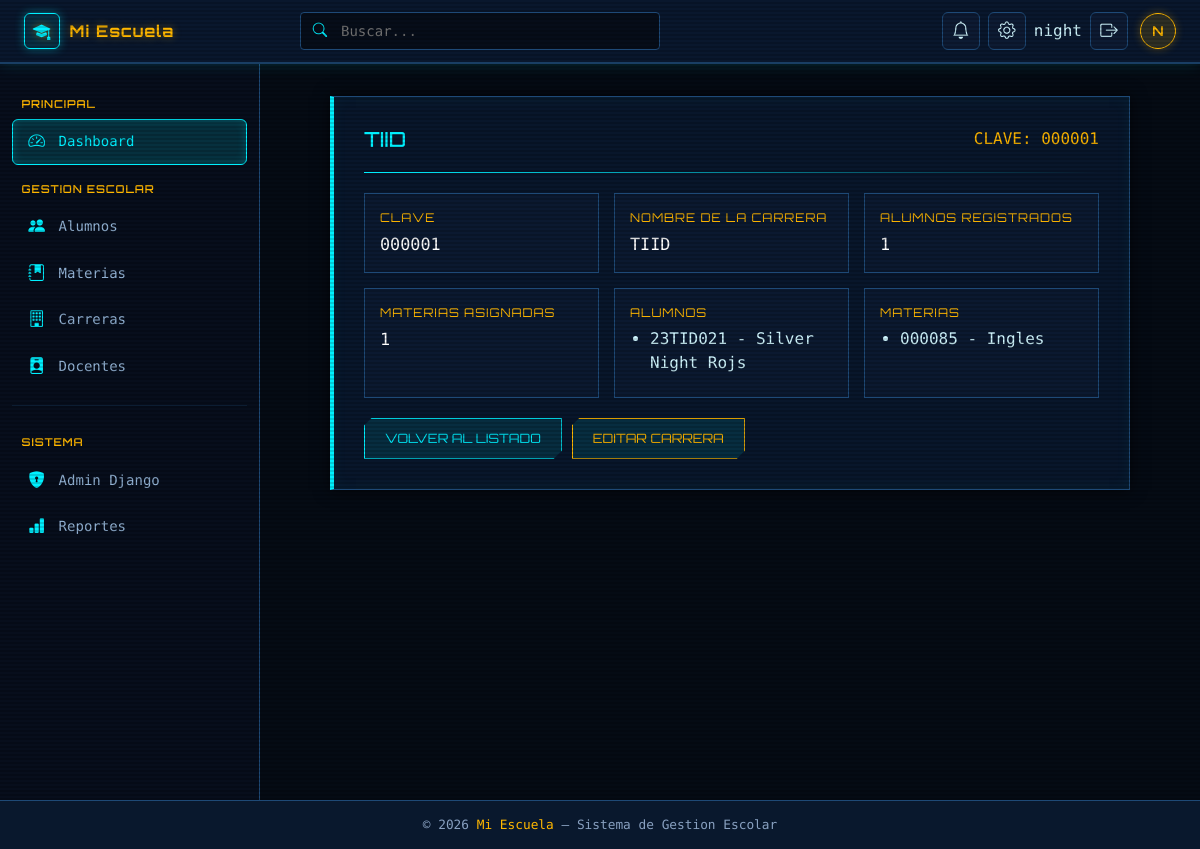
The app's page /carrera/1/ (signed in) with its own data.
### dark/models.py (models this page shows, shortened)
class Patos(models.Model):
    clave = models.CharField(verbose_name='Clave', max_length=8, unique=True)
    carrera = models.CharField(verbose_name='Nombre Carrera', max_length=50)
    class Meta:
        verbose_name = 'Carrera'
        verbose_name_plural = 'Carreras'

class Alumno(models.Model):
    matricula = models.CharField(verbose_name='Matricula', max_length=8, unique=True)
    nombre = models.CharField(verbose_name='Nombre alumno', max_length=50)
    apellido_paterno = models.CharField(verbose_name='Apellido paterno', max_length=100)
    apellido_materno = models.CharField(verbose_name='Apellido materno', max_length=100)
    edad = models.IntegerField(verbose_name='Edad')
    fecha_registro = models.DateTimeField(auto_now_add=True)
    carrera = models.ForeignKey('Patos', on_delete=models.PROTECT, verbose_name='Carrera')

class Materia(models.Model):
    clave = models.CharField(verbose_name='Clave', max_length=8, unique=True)
    nombre = models.CharField(verbose_name='Nombre de la materia', max_length=100)
    carrera = models.ForeignKey(
        Patos,
        on_delete=models.PROTECT,
        verbose_name='Carrera',
    )
    class Meta:
        ordering = ['carrera__clave', 'clave']
        verbose_name = 'Materia'
        verbose_name_plural = 'Materias'

### dark/views.py (the view)
# urls.py: path('carrera/<int:pk>/', views.detalle_carrera, name='detalle_carrera'),
@login_required
def detalle_carrera(request, pk):
    carrera = get_object_or_404(
        Patos.objects.prefetch_related('alumno_set', 'materia_set'),
        pk=pk,
    )
    return render(request, 'detalle_carrera.html', {'carrera': carrera})

### dark/templates/detalle_carrera.html (shortened to what this page needs)
{% extends "base.html" %}
{% block contenido %}
<div class="scanlines"></div>
<section class="hud-card">
    <header style="display: flex; justify-content: space-between; align-items: center; flex-wrap: wrap; gap: 10px;">
        <h1 style="font-family: var(--font-heading); color: var(--hud-blue); font-size: 1.3rem; margin: 0;">
            {{ carrera.carrera }}
        </h1>
        <span style="color: var(--hud-gold); font-family: var(--font-mono);">CLAVE: {{ carrera.clave }}</span>
    </header>
    <div class="hud-divider"></div>
    <div class="detalle-grid">
        <div class="detalle-item">
            <span class="detalle-label">Clave</span>
            <span class="detalle-valor">{{ carrera.clave }}</span>
        </div>
        <div class="detalle-item">
            <span class="detalle-label">Nombre de la carrera</span>
            <span class="detalle-valor">{{ carrera.carrera }}</span>
        </div>
        <div class="detalle-item">
            <span class="detalle-label">Alumnos registrados</span>
            <span class="detalle-valor">{{ carrera.alumno_set.count }}</span>
        </div>
        <div class="detalle-item">
            <span class="detalle-label">Materias asignadas</span>
            <span class="detalle-valor">{{ carrera.materia_set.count }}</span>
        </div>
        <div class="detalle-item">
            <span class="detalle-label">Alumnos</span>
            {% with alumnos=carrera.alumno_set.all %}
                {% if alumnos %}
                <ul class="detalle-lista">
                    {% for alumno in alumnos %}
                    <li>{{ alumno.matricula }} - {{ alumno.nombre }} {{ alumno.apellido_paterno }} {{ alumno.apellido_materno }}</li>
                    {% endfor %}
                </ul>
                {% else %}
                <span class="detalle-valor">Sin alumnos registrados</span>
                {% endif %}
            {% endwith %}
        </div>
        <div class="detalle-item">
            <span class="detalle-label">Materias</span>
            {% with materias=carrera.materia_set.all %}
                {% if materias %}
                <ul class="detalle-lista">
                    {% for materia in materias %}
                    <li>{{ materia.clave }} - {{ materia.nombre }}</li>
                    {% endfor %}
                </ul>
                {% else %}
                <span class="detalle-valor">Sin materias asignadas</span>
                {% endif %}
            {% endwith %}
        </div>
    </div>
    <div style="display: flex; gap: 10px; flex-wrap: wrap;">
        <a href="{% url 'lista_carreras' %}" class="btn-hud">Volver al Listado</a>
        <a href="{% url 'editar_carrera' carrera.pk %}" class="btn-hud" style="border-color: var(--hud-gold); color: var(--hud-gold);">Editar Carrera</a>
    </div>
</section>
{% endblock contenido %}

### dark/templates/base.html (shortened to what this page needs)
{% load static %}
<!DOCTYPE html>
<html lang="es">
<head>
    <link href="https://cdn.jsdelivr.net/npm/bootstrap@5.3.3/dist/css/bootstrap.min.css" rel="stylesheet">
    <link href="https://cdn.jsdelivr.net/npm/bootstrap-icons@1.11.3/font/bootstrap-icons.min.css" rel="stylesheet">
    <link href="{% static 'alumnos/css/base.css' %}" rel="stylesheet">
</head>
<body>
    <header class="top-navbar">
        <a href="#" class="brand">
            <div class="brand-icon">
                <i class="bi bi-mortarboard-fill"></i>
            </div>
            Mi Escuela
        </a>
        <div class="navbar-search d-none d-md-block">
            <div class="search-wrapper">
                <i class="bi bi-search"></i>
                <input type="text" placeholder="Buscar...">
            </div>
        </div>
        <div class="navbar-right">
            <button class="nav-icon-btn" title="Notificaciones">
                <i class="bi bi-bell"></i>
            </button>
            <button class="nav-icon-btn" title="Configuracion">
                <i class="bi bi-gear"></i>
            </button>
            {% if user.is_authenticated %}
            <span class="navbar-username">{{ user.username }}</span>
            <form method="POST" action="{% url 'logout' %}" style="margin:0;">
                <button type="submit" class="nav-icon-btn logout-btn" title="Cerrar sesión">
                    <i class="bi bi-box-arrow-right"></i>
                </button>
            </form>
            {% endif %}
            <div class="avatar" title="{{ user.username }}">{{ user.username|first|upper }}</div>
        </div>
    </header>
    <div class="app-wrapper">
        <aside id="sidebar">
            <div class="sidebar-section">
                <p class="sidebar-label">Principal</p>
                <a href="#" class="sidebar-link active">
                    <i class="bi bi-speedometer2"></i> Dashboard
                </a>
            </div>
            <div class="sidebar-section">
                <p class="sidebar-label">Gestion Escolar</p>
                <a href="{% url 'lista_alumnos' %}" class="sidebar-link">
                    <i class="bi bi-people-fill"></i> Alumnos
                </a>
                <a href="{% url 'lista_materias' %}" class="sidebar-link">
                    <i class="bi bi-journal-bookmark-fill"></i> Materias
                </a>
                <a href="{% url "lista_carreras" %}" class="sidebar-link">
                    <i class="bi bi-building"></i> Carreras
                </a>
                <a href="#" class="sidebar-link">
                    <i class="bi bi-person-badge-fill"></i> Docentes
                </a>
            </div>
            <hr class="sidebar-divider">
            <div class="sidebar-section">
                <p class="sidebar-label">Sistema</p>
                <a href="/admin/" class="sidebar-link">
                    <i class="bi bi-shield-lock-fill"></i> Admin Django
                </a>
                <a href="#" class="sidebar-link">
                    <i class="bi bi-bar-chart-fill"></i> Reportes
                </a>
            </div>
        </aside>
        <main id="main-content">
            {% block contenido %}{% endblock contenido %}
        </main>
    </div>
    <footer>
        &copy; 2026 <span>Mi Escuela</span> &mdash; Sistema de Gestion Escolar
    </footer>
</body>
</html>

### dark/templates/detalle_carrera.html (style rules this page uses)
.hud-card { max-width: 800px; margin: 0 auto; padding: 30px; border: 1px solid var(--hud-border); border-left: 4px solid var(--hud-blue); background: var(--hud-card-bg); box-shadow: 0 0 15px rgba(0, 0, 0, 0.6), inset 0 0 15px rgba(0, 240, 255, 0.05); backdrop-filter: blur(5px); }
.hud-divider { height: 1px; margin: 20px 0; background: linear-gradient(90deg, var(--hud-blue), transparent); }
.detalle-grid { display: grid; grid-template-columns: repeat(auto-fit, minmax(220px, 1fr)); gap: 15px; }
.detalle-item { padding: 15px; border: 1px solid var(--hud-border); background: rgba(15, 30, 55, 0.5); }
.detalle-label { display: block; margin-bottom: 5px; color: var(--hud-gold); font-family: var(--font-heading); font-size: 0.75rem; letter-spacing: 1px; text-transform: uppercase; }
.detalle-valor { color: #fff; font-size: 1.05rem; }
.detalle-lista { margin: 0; padding-left: 1.25rem; }
.detalle-lista li { margin-bottom: 0.4rem; }
.btn-hud { display: inline-block; margin-top: 20px; padding: 10px 20px; border: 1px solid var(--hud-blue); background: rgba(0, 240, 255, 0.1); color: var(--hud-blue); font-family: var(--font-heading); font-size: 0.8rem; text-decoration: none; text-transform: uppercase; transition: all 0.2s ease; clip-path: polygon(8px 0, 100% 0, 100% calc(100% - 8px), calc(100% - 8px) 100%, 0 100%, 0 8px); }

### records on screen
Patos: carrera "TIID", clave "000001", alumno_set.count "1", materia_set.count "1"
Alumno: matricula "23TID021", nombre "Silver", apellido_paterno "Night", apellido_materno "Rojs"
Materia: clave "000085", nombre "Ingles"

### other values on screen
{{ user.username }} "night"
{{ user.username|first|upper }} "N"
